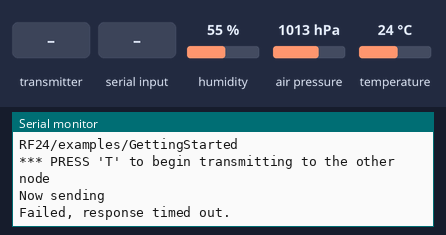
A program run on a simulated Arduino Pro Mini, built with avr-gcc and run on an emulated ATmega328P. Parts: the last lines printed to the serial monitor. Inputs (shaded band) come from the test bench; at power-on: air pressure 1013 hPa, humidity 55 %, temperature 24 °C. No radio packets arrive unless stated.

Above: at 1.2 s.
1.3 s: the transmitter starts sending got_time = 0
At 9.3 s:
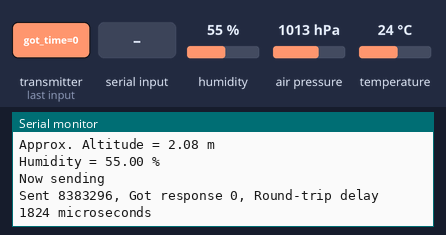
9.8 s: "R" received over Serial
18.2 s: air pressure set to 952 hPa
At 19.0 s:
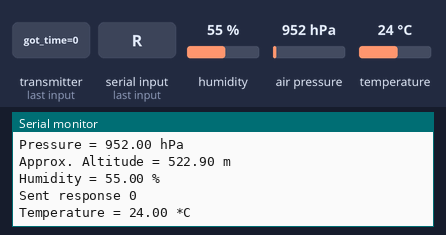
32.2 s: the transmitter starts sending got_time = 256
46.2 s: "T" received over Serial
At 46.9 s:
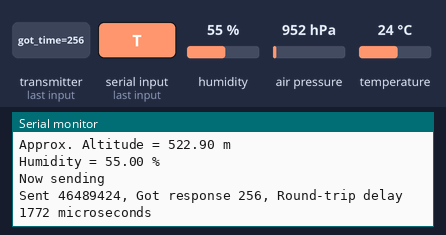

Measured:
- after the input at 1.3 s, the serial monitor: prints a new line after 7.2 s (image 1)
- after the input at 18.2 s, the serial monitor: prints a new line after 0.10 s (image 2)
- after the input at 46.2 s, the serial monitor: prints a new line after 0.18 s (image 3)

The program:

main.cpp
```cpp
/*
* Getting Started example sketch for nRF24L01+ radios
* This is a very basic example of how to send data from one node to another
* Updated: Dec 2014 by TMRh20
*/

#include <Arduino.h>

#include <LowPower.h>

#include <SPI.h>
#include <Wire.h>

#include <RF24.h>

#include <Adafruit_Sensor.h>
#include <Adafruit_BME280.h>

#define SEALEVELPRESSURE_HPA (1013.25)

/****************** User Config ***************************/
/***      Set this radio as radio number 0 or 1         ***/
bool radioNumber = 0;

/* Hardware configuration: Set up nRF24L01 radio on SPI bus plus pins 7 & 8 */
RF24 radio(7, 8);
/**********************************************************/

/* BME280 Sensor by Adafruit */
Adafruit_BME280 bme; // I2C

byte addresses[][6] = {"1Node", "2Node"};

// Used to control whether this node is sending or receiving
bool role = 1;

void setup()
{
  Serial.begin(9600);

  if (!bme.begin(0x77, &Wire))
  {
    Serial.println("Could not find a valid BME280 sensor, check wiring!");
    while (1)
      ;
  }

  Serial.println(F("RF24/examples/GettingStarted"));
  Serial.println(F("*** PRESS 'T' to begin transmitting to the other node"));

  radio.begin();

  // Set the PA Level low to prevent power supply related issues since this is a
  // getting_started sketch, and the likelihood of close proximity of the devices. RF24_PA_MAX is default.
  radio.setPALevel(RF24_PA_LOW);

  // Open a writing and reading pipe on each radio, with opposite addresses
  if (radioNumber)
  {
    radio.openWritingPipe(addresses[1]);
    radio.openReadingPipe(1, addresses[0]);
  }
  else
  {
    radio.openWritingPipe(addresses[0]);
    radio.openReadingPipe(1, addresses[1]);
  }

  // Start the radio listening for data
  radio.startListening();
}

void printValues()
{
  Serial.print("Temperature = ");
  Serial.print(bme.readTemperature());
  Serial.println(" *C");

  Serial.print("Pressure = ");

  Serial.print(bme.readPressure() / 100.0F);
  Serial.println(" hPa");

  Serial.print("Approx. Altitude = ");
  Serial.print(bme.readAltitude(SEALEVELPRESSURE_HPA));
  Serial.println(" m");

  Serial.print("Humidity = ");
  Serial.print(bme.readHumidity());
  Serial.println(" %");

  Serial.println();
}

void loop()
{

  /****************** Ping Out Role ***************************/
  if (role == 1)
  {

    radio.stopListening(); // First, stop listening so we can talk.

    Serial.println(F("Now sending"));

    unsigned long start_time = micros(); // Take the time, and send it.  This will block until complete
    if (!radio.write(&start_time, sizeof(unsigned long)))
    {
      Serial.println(F("failed"));
    }

    radio.startListening(); // Now, continue listening

    unsigned long started_waiting_at = micros(); // Set up a timeout period, get the current microseconds
    boolean timeout = false;                     // Set up a variable to indicate if a response was received or not

    while (!radio.available())
    { // While nothing is received
      if (micros() - started_waiting_at > 200000)
      { // If waited longer than 200ms, indicate timeout and exit while loop
        timeout = true;
        break;
      }
    }

    if (timeout)
    { // Describe the results
      Serial.println(F("Failed, response timed out."));
    }
    else
    {
      unsigned long got_time; // Grab the response, compare, and send to debugging spew
      radio.read(&got_time, sizeof(unsigned long));
      unsigned long end_time = micros();

      // Spew it
      Serial.print(F("Sent "));
      Serial.print(start_time);
      Serial.print(F(", Got response "));
      Serial.print(got_time);
      Serial.print(F(", Round-trip delay "));
      Serial.print(end_time - start_time);
      Serial.println(F(" microseconds"));
    }

    // Try again 1s later

    //delay(1000);
    delay(100); // otherwise crappy terminal output
    LowPower.idle(SLEEP_8S, ADC_OFF, TIMER2_OFF, TIMER1_OFF, TIMER0_OFF,
                  SPI_OFF, USART0_OFF, TWI_OFF);
    //            SPI_OFF USART0_OFF, TWI_OFF);
  }

  /****************** Pong Back Role ***************************/

  if (role == 0)
  {
    unsigned long got_time;

    if (radio.available())
    {
      // Variable for the received timestamp
      while (radio.available())
      {                                               // While there is data ready
        radio.read(&got_time, sizeof(unsigned long)); // Get the payload
      }

      radio.stopListening();                         // First, stop listening so we can talk
      radio.write(&got_time, sizeof(unsigned long)); // Send the final one back.
      radio.startListening();                        // Now, resume listening so we catch the next packets.
      Serial.print(F("Sent response "));
      Serial.println(got_time);
    }
  }

  /****************** Change Roles via Serial Commands ***************************/

  if (Serial.available())
  {
    char c = toupper(Serial.read());
    if (c == 'T' && role == 0)
    {
      Serial.println(F("*** CHANGING TO TRANSMIT ROLE -- PRESS 'R' TO SWITCH BACK"));
      role = 1; // Become the primary transmitter (ping out)
    }
    else if (c == 'R' && role == 1)
    {
      Serial.println(F("*** CHANGING TO RECEIVE ROLE -- PRESS 'T' TO SWITCH BACK"));
      role = 0; // Become the primary receiver (pong back)
      radio.startListening();
    }
  }

  bme.takeForcedMeasurement(); // has no effect in normal mode

  printValues();

} // Loop
```
